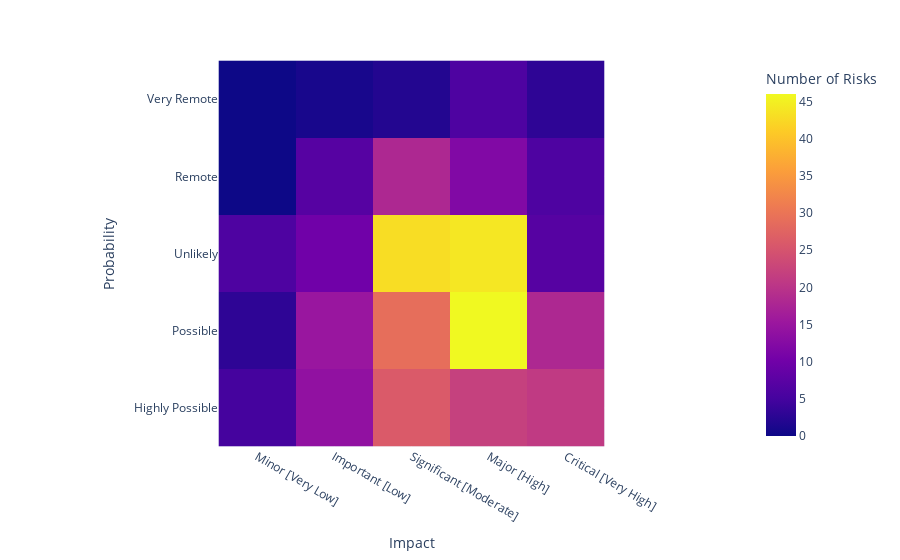

The notebook cell saved with this chart:
### Code cell
gross_data=[[0,1,2,6,3], [0,7,18,12,6], [6,10,43,44,7], [3,15,29,46,18], [5,14,26,22,21]]

fig = px.imshow(gross_data,
                labels=dict(x="Impact", y="Probability", color="Number of Risks"),
                x=['Minor [Very Low]', 'Important [Low]', 'Significant [Moderate]', 'Major [High]', 'Critical [Very High]'],
                y=['Very Remote', 'Remote', 'Unlikely', 'Possible', 'Highly Possible']
               )
fig.update_xaxes(side="bottom")

fig.show()

### Figure 1 — Plotly figure (JSON) as saved in the notebook; plotly's stock layout.template omitted (floating-point values rounded to 4 significant figures)
{"data": [{"coloraxis": "coloraxis", "hovertemplate": "Impact: %{x}<br>Probability: %{y}<br>Number of Risks: %{z}<extra></extra>", "name": "0", "type": "heatmap", "x": ["Minor [Very Low]", "Important [Low]", "Significant [Moderate]", "Major [High]", "Critical [Very High]"], "xaxis": "x", "y": ["Very Remote", "Remote", "Unlikely", "Possible", "Highly Possible"], "yaxis": "y", "z": [[0, 1, 2, 6, 3], [0, 7, 18, 12, 6], [6, 10, 43, 44, 7], [3, 15, 29, 46, 18], [5, 14, 26, 22, 21]]}], "layout": {"coloraxis": {"colorbar": {"title": {"text": "Number of Risks"}}, "colorscale": [[0, "#0d0887"], [0.1111, "#46039f"], [0.2222, "#7201a8"], [0.3333, "#9c179e"], [0.4444, "#bd3786"], [0.5556, "#d8576b"], [0.6667, "#ed7953"], [0.7778, "#fb9f3a"], [0.8889, "#fdca26"], [1, "#f0f921"]]}, "margin": {"t": 60}, "xaxis": {"anchor": "y", "constrain": "domain", "domain": [0, 1], "scaleanchor": "y", "side": "bottom", "title": {"text": "Impact"}}, "yaxis": {"anchor": "x", "autorange": "reversed", "constrain": "domain", "domain": [0, 1], "title": {"text": "Probability"}}}}
